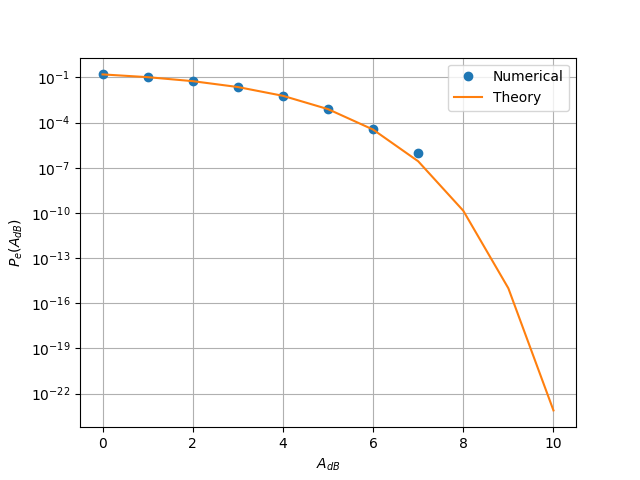

Write Python code to recreate this figure.
import numpy as np
import scipy.special as sp
import matplotlib.pyplot as plt

def pe_bpsk(x):
    return 0.5*sp.erfc(x/np.sqrt(2))

num_samples = 1000000
n_var = np.random.normal(0, 1, num_samples)
x_var = np.random.choice([-1, 1], num_samples)
A_db = np.arange(0, 10+1)
pe_th = []
pe_num = []
for i in A_db:
    A = 10**(0.1*i)
    pe_est = (np.count_nonzero((x_var == 1) & (A*x_var + n_var < 0)) + np.count_nonzero((x_var == -1) & (A*x_var + n_var > 0)))/num_samples
    pe_num.append(pe_est)
    pe_th.append(pe_bpsk(A))

plt.semilogy(A_db, pe_num, 'o')
plt.semilogy(A_db, pe_th)
plt.grid()
plt.xlabel("$A_{dB}$")
plt.ylabel("$P_e(A_{dB})$")
plt.legend(['Numerical', 'Theory'])
plt.savefig('ber_snr.png')
plt.show()